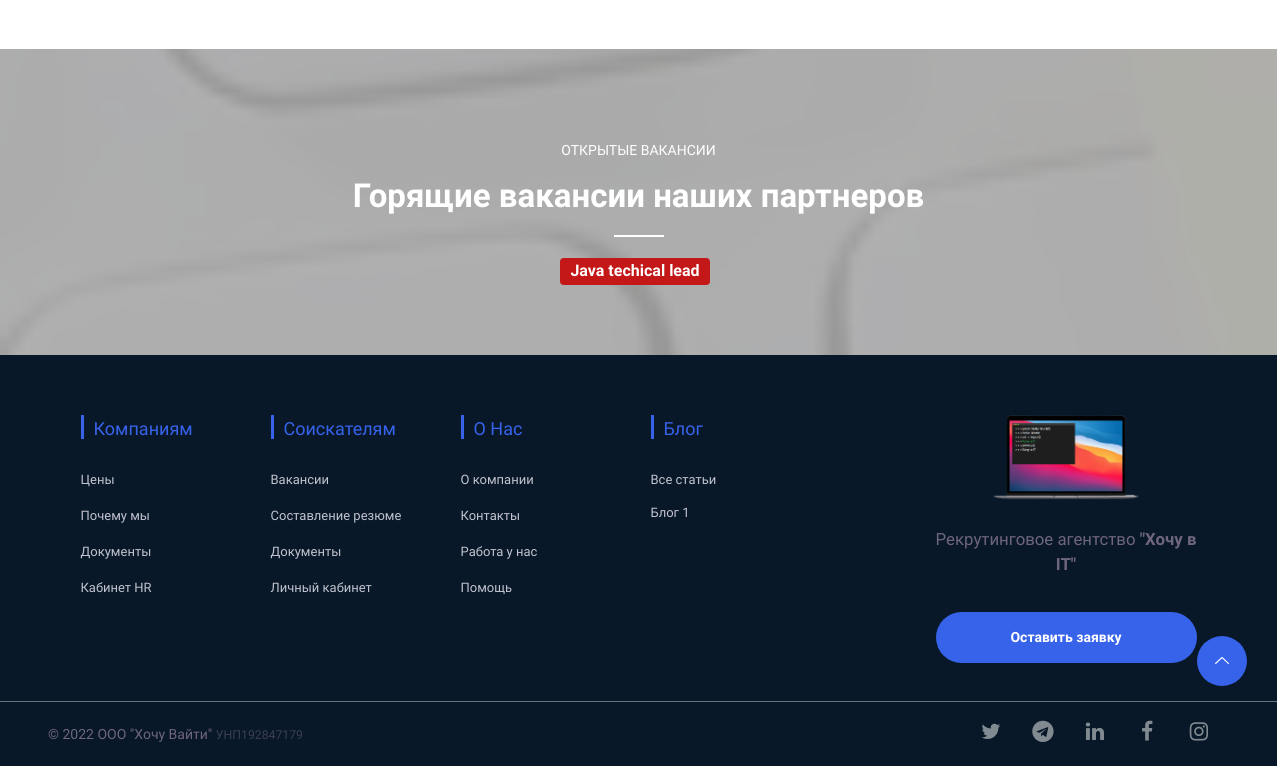
The app's page / (lower part), older data.
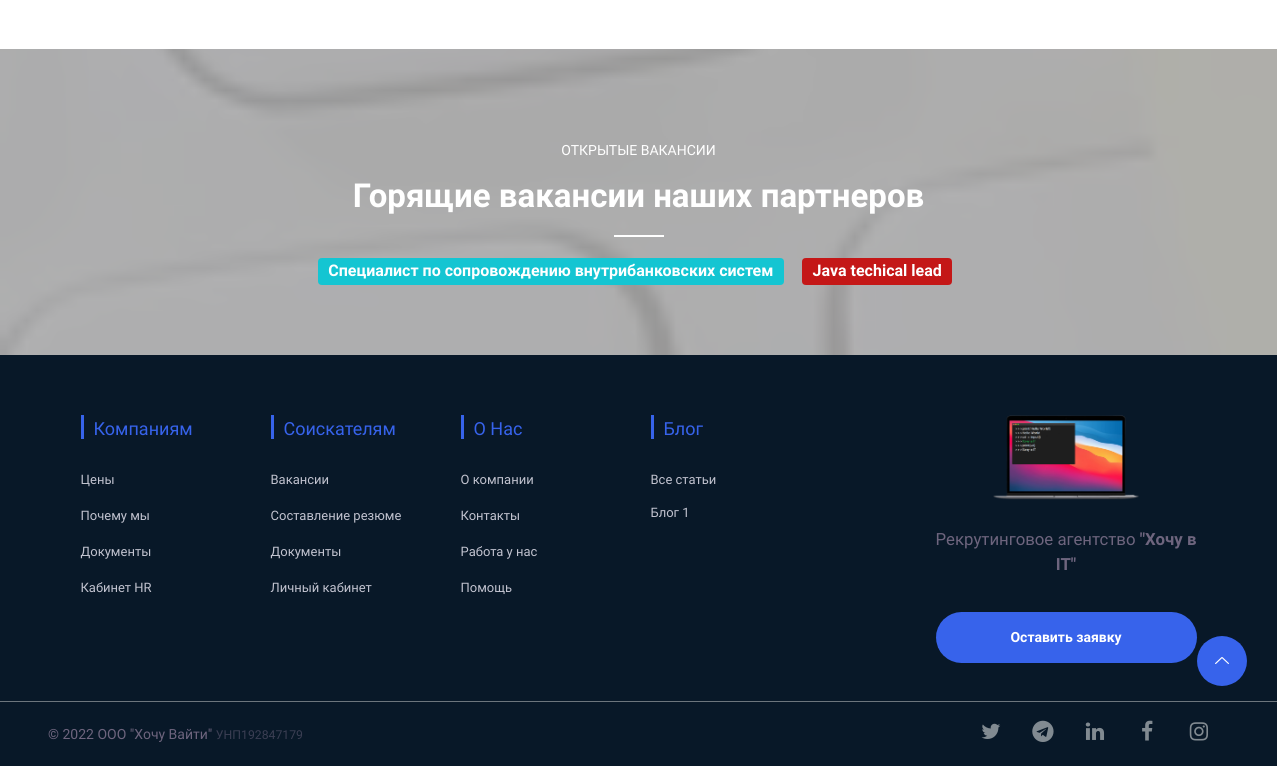
The same page, newer data.
### vacancy/models.py (models this page shows, shortened)
class Vacancy(models.Model):
    title = models.CharField("Название", max_length=200)
    color = models.CharField("Цвет публикации", max_length=10)
    text = models.TextField("Описание")
    salary_from = models.IntegerField("Вилка от")
    salary_to = models.IntegerField("Вилка до")
    currency = models.CharField("Валюта", max_length=500, choices=CURRENCY)
    grade = models.CharField("Грейд", max_length=500, choices=GRADE)
    stack = models.CharField("Технологии", max_length=500)
    benefits = models.TextField("Предложение и бонусы")
    vacancy_date = models.DateField("Дата публикации", default=timezone.now)
    activity = models.BooleanField('Активность', default=0)
    hot = models.BooleanField('Продвижение', default=0)

### blog/models.py (models this page shows, shortened)
class Blog(models.Model):
    title = models.CharField("Название", max_length=200)
    post = models.TextField("Пост")
    image = models.ImageField("Изображение", upload_to='images',)
    blog_date = models.DateField("Дата публикации", default=timezone.now)
    draft = models.BooleanField('Статус', default=0)

### contacts/models.py (models this page shows, shortened)
class Contacts(models.Model):
    title = models.CharField("Должность",max_length=200, default='Организация')
    default_status = models.BooleanField("Основной", default=0)
    telegram = models.URLField("Telegram",max_length=200, default='https://t.me/')
    facebook = models.URLField("Facebook",max_length=200, default='https://facebook.com/')
    instagram = models.URLField("Instagram",max_length=200, default='https://instagram.com/')
    career = models.URLField("Habr Career",max_length=200, default='https://career.habr.com/')
    twitter = models.URLField("Twitter",max_length=200, default='https://twitter.com/')
    linkedin = models.URLField("LinkedIn",max_length=200, default='https://linkedin.com/in/')
    phone = models.CharField("Телефон",max_length=200, default='+375')
    email = models.EmailField("Email",max_length=200, unique=True)
    address = models.CharField("Адрес",max_length=200, default='Минск, ')

### start/views.py (the view)
# urls.py: path('', views.menu_list, name='menu_list'),
def menu_list(request):
    menuposts = Blog.objects.filter(draft=1).order_by('-blog_date')[:3]
    vacancys = Vacancy.objects.filter(activity=1).order_by('-vacancy_date')
    contacts = Contacts.objects.filter(default_status=1)
    return render(request, 'index.html', {'menuposts': menuposts, 'vacancys': vacancys, 'contacts': contacts})

### templates/index.html (shortened to what this page needs)
{% extends 'home.html' %}
{% load static %}
{% block content %}
    <div class="latest-news-area section">
    </div>
    <section class="section free-version-banner-1 vh-50">
        <div class="container py-3">
            <div class="row align-items-center">
                <div class="col-lg-8 offset-lg-2 col-12">
                    <div class="section-title mb-60">
                        <span class="text-white wow fadeInDown" data-wow-delay=".2s" style="visibility: visible; animation-delay: 0.2s; animation-name: fadeInDown;">открытые вакансии</span>
                        <h2 class="text-white wow fadeInUp" data-wow-delay=".4s" style="visibility: visible; animation-delay: 0.4s; animation-name: fadeInUp;">Горящие вакансии наших партнеров</h2>
                            <div class="container">
                                {% for vacancy in vacancys %}
                                <a href="vacancy/{{ vacancy.id }}" class="badge my-1 mx-1 h1 wow fadeInUp text-white" data-wow-delay=".3s" style="visibility: visible; animation-delay: 0.3s; animation-name: fadeInUp; font-size: 16px; background-color: {{ vacancy.color }};">{{ vacancy.title }}</a>&nbsp;&nbsp;
                                {% endfor %}
                        </div>
                    </div>
                </div>
            </div>
        </div>
    </section>
    {% endblock %}

### templates/footer.html (shortened to what the changed rows need)
{% load static %}
    <footer class="footer">
        <div class="footer-middle">
            <div class="container">
                <div class="row">
                    <div class="col-lg-3 col-md-4 col-sm-12">
                        <div class="single-footer f-link text-truncate">
                            <ul>
                                            {% for menupost in menuposts %}
                                            <li><a href="blog/{{ menupost.id }}" class="text-truncate" style="margin-top: -2px; margin-bottom: -1px;">{{ menupost.title }}</a></li>
                                            {% endfor %}
                            </ul>
                        </div>
                    </div>
                </div>
            </div>
        </div>
        <div class="footer-bottom">
            <div class="d-flex flex-column flex-md-row justify-content-between mx-auto py-2 mt-2 border-top border-secondary">
<ul class="d-flex justify-content-center order-md-last social-icons my-auto mx-5" style="margin-top: -12px">
    {% for contact in contacts %}
              <li  data-bs-toggle="tooltip" data-bs-placement="top" title="Twitter"><a class="twitter" href="{{ contact.twitter }}"><i class="fa fa-twitter fa-lg"></i></a></li>
              <li  data-bs-toggle="tooltip" data-bs-placement="top" title="Telegram"><a class="telegram" href="{{ contact.telegram }}"><i class="fa fa-telegram fa-lg"></i></a></li>
              <li  data-bs-toggle="tooltip" data-bs-placement="top" title="Linkedin"><a class="linkedin" href="{{ contact.linkedin }}"><i class="fa fa-linkedin fa-lg"></i></a></li>
              <li  data-bs-toggle="tooltip" data-bs-placement="top" title="Facebook"><a class="facebook" href="{{ contact.facebook }}"><i class="fa fa-facebook fa-lg"></i></a></li>
              <li  data-bs-toggle="tooltip" data-bs-placement="top" title="Instagram"><a class="instagram" href="{{ contact.instagram }}"><i class="fa fa-instagram fa-lg"></i></a></li>
    {% endfor %}
</ul>
      </div>
        </div>
    </footer>

Row changes from the older to the newer data that the page shows:
added Vacancy: title "Специалист по сопровождению внутрибанковских систем"
